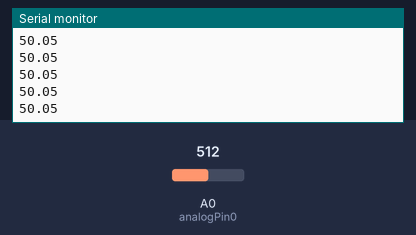
Simulated run of this sketch. Board: Arduino Uno, built with avr-gcc and run on an emulated ATmega328P. Shown: the last lines printed to the serial monitor. Inputs (shaded band) come from the test bench; at power-on: A0 (analogPin0) = 512.

Above: at 1.2 s.
1.3 s: A0 (analogPin0) set to 716
At 1.35 s:
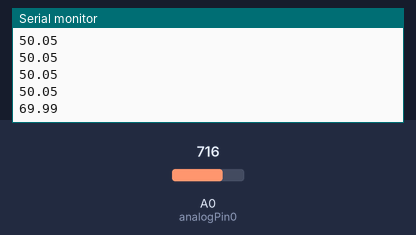
2.8 s: A0 (analogPin0) set to 900
At 3.27 s:
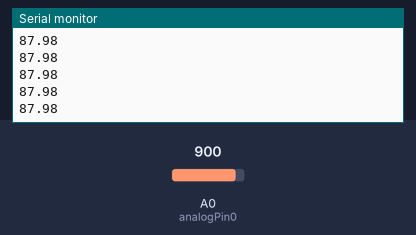
Timing chart, 0 to 5.8 s (numbered marks = the images above; inputs shaded):
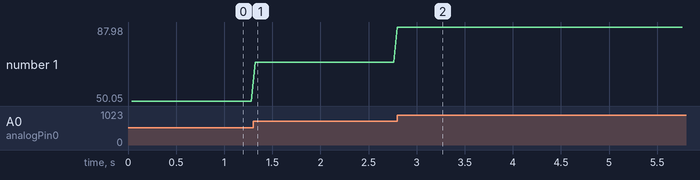

Measured:
- after the input at 1.3 s, the serial monitor: prints a new line at once (image 1)
- after the input at 2.8 s, the serial monitor: prints a new line at once (image 2)
- plotted number 1: 50.05 → 69.99 after the input at 1.3 s, 69.99 → 87.98 after the input at 2.8 s

The sketch:

AOD.ino
```cpp
const int analogPin0 = A0;
int analogValue0;
unsigned long lastTime,sampleTime;

void setup() {
  Serial.begin(9600);
  analogValue0 = 0;
  sampleTime = 40;
  lastTime = millis();
}

void loop() {
  if (millis() - lastTime >= sampleTime)
  {
    lastTime=millis();
    analogValue0 = analogRead(analogPin0);
    Serial.println(scaling(analogValue0,0,1023,0,100));
  }
}

float scaling(float x, float in_min, float in_max, float out_min, float out_max)
{
  return (x - in_min) * (out_max - out_min) / (in_max - in_min) + out_min;
}
```
